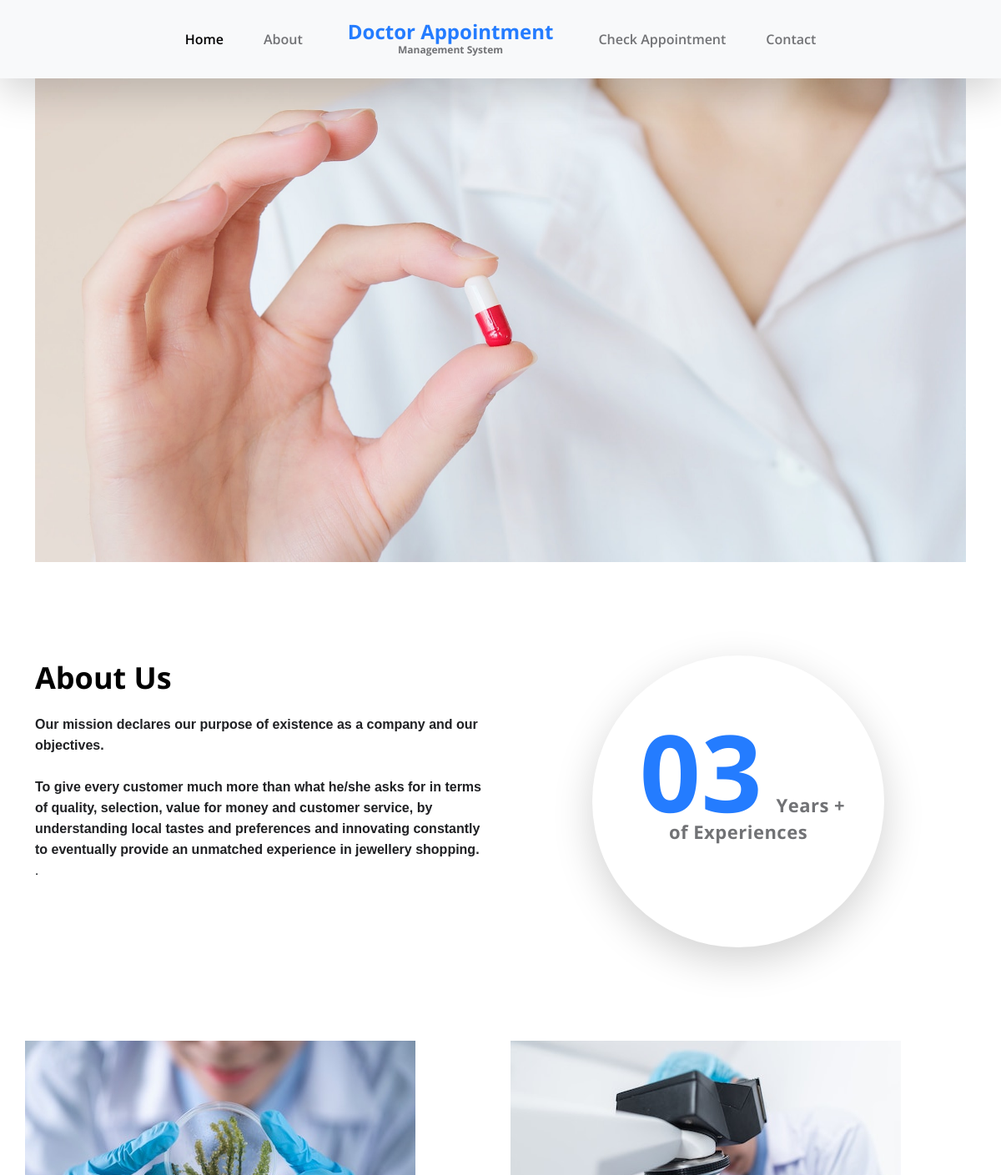
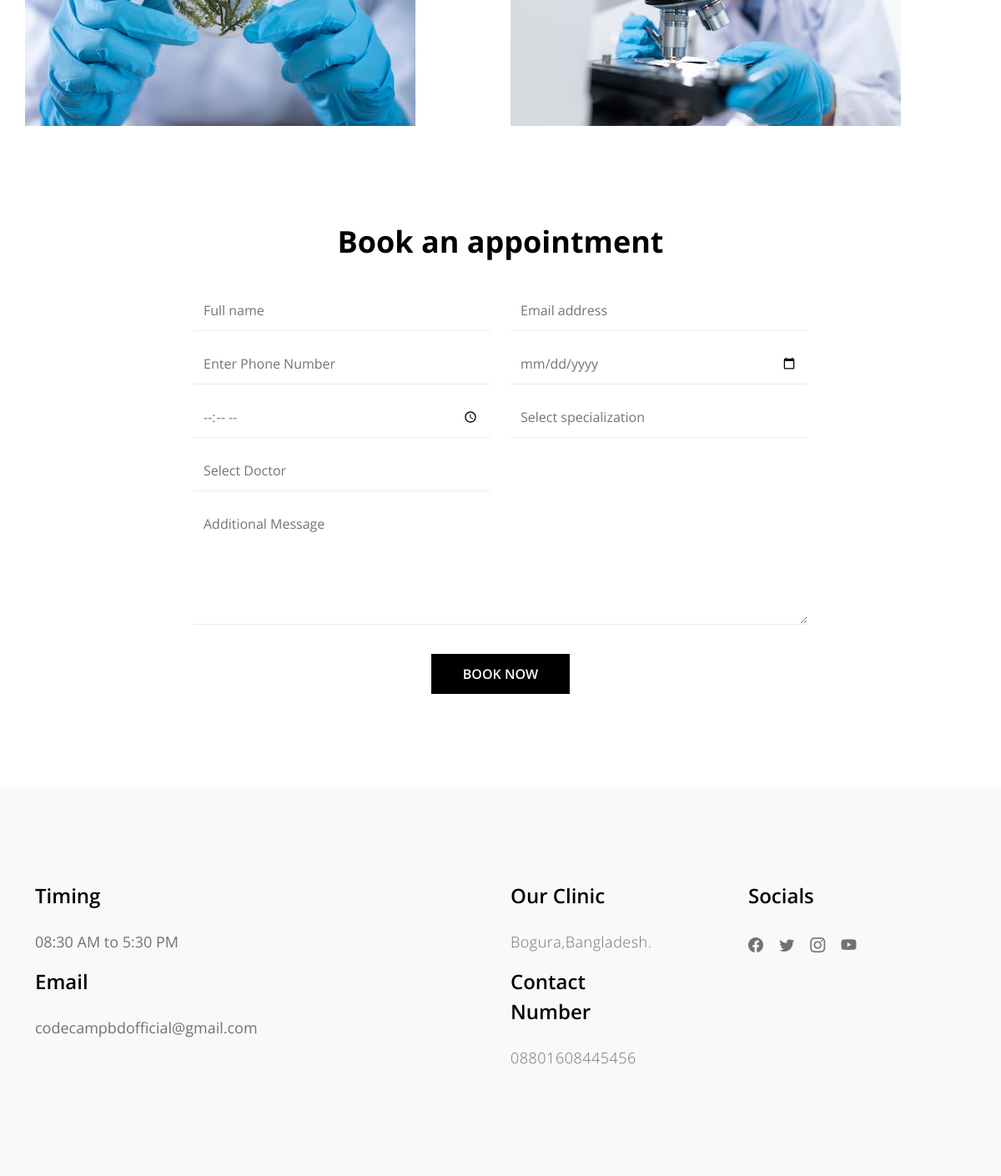
The page / on the database its author committed (2 pictures, top to bottom).
### tables this page shows
CREATE TABLE `tblpage` (
  `ID` int NOT NULL,
  `PageType` varchar(200) DEFAULT NULL,
  `PageTitle` mediumtext,
  `PageDescription` mediumtext,
  `Email` varchar(200) DEFAULT NULL,
  `MobileNumber` bigint DEFAULT NULL,
  `UpdationDate` date DEFAULT NULL,
  `Timing` varchar(200) NOT NULL
);

### index.php (the view, shortened to what this page needs)
<?php
include('doctor/includes/dbconnection.php');
?>
<!doctype html>
<html lang="en">
    <head>
        <link href="css/bootstrap.min.css" rel="stylesheet">
        <link href="css/bootstrap-icons.css" rel="stylesheet">
        <link href="css/owl.carousel.min.css" rel="stylesheet">
        <link href="css/owl.theme.default.min.css" rel="stylesheet">
        <link href="css/templatemo-medic-care.css" rel="stylesheet">
    </head>
    <body id="top">
        <main>
            <?php include_once('includes/header.php');?>
            <section class="hero" id="hero">
                <div class="container">
                    <div class="row">
                        <div class="col-12">
                            <div id="myCarousel" class="carousel slide carousel-fade" data-bs-ride="carousel">
                                <div class="carousel-inner">
                                    <div class="carousel-item">
                                        <img src="images/slider/02.jpg" class="img-fluid" alt="">
                                    </div>
                                </div>
                            </div>
                        </div>
                    </div>
                </div>
            </section>
            <section class="section-padding" id="about">
                <div class="container">
                    <div class="row">
                        <div class="col-lg-6 col-md-6 col-12">
                            <?php
                                $sql="SELECT * from tblpage where PageType='aboutus'";
                                $query = $dbh -> prepare($sql);
                                $query->execute();
                                $results=$query->fetchAll(PDO::FETCH_OBJ);
                                $cnt=1;
                                if($query->rowCount() > 0)
                                {
                                foreach($results as $row)
                                {               ?>
                            <h2 class="mb-lg-3 mb-3"><?php  echo htmlentities($row->PageTitle);?></h2>
                            <p><?php  echo ($row->PageDescription);?>.</p>
                           <?php $cnt=$cnt+1;}} ?>
                        </div>
                        <div class="col-lg-4 col-md-5 col-12 mx-auto">
                            <div class="featured-circle bg-white shadow-lg d-flex justify-content-center align-items-center">
                                <p class="featured-text"><span class="featured-number">03</span> Years +<br> of Experiences</p>
                            </div>
                        </div>
                    </div>
                </div>
            </section>
            <section class="gallery">
                <div class="container">
                    <div class="row">
                        <div class="col-lg-6 col-6 ps-0">
                            <img src="images/gallery/01.jpg" class="img-fluid galleryImage" alt="get a vaccine" title="get a vaccine for yourself">
                        </div>
                        <div class="col-lg-6 col-6 pe-0">
                            <img src="images/gallery/02.jpg" class="img-fluid galleryImage" alt="wear a mask" title="wear a mask to protect yourself">
                        </div>
                    </div>
                </div>
            </section>
            <section class="section-padding" id="booking">
                <div class="container">
                    <div class="row">
                        <div class="col-lg-8 col-12 mx-auto">
                            <div class="booking-form">
                                <h2 class="text-center mb-lg-3 mb-2">Book an appointment</h2>
                                <form role="form" method="post">
                                    <div class="row">
                                        <div class="col-lg-6 col-12">
                                            <input type="text" name="name" id="name" class="form-control" placeholder="Full name" required='true'>
                                        </div>
                                        <div class="col-lg-6 col-12">
                                            <input type="email" name="email" id="email" pattern="[^ @]*@[^ @]*" class="form-control" placeholder="Email address" required='true'>
                                        </div>
                                        <div class="col-lg-6 col-12">
                                            <input type="telephone" name="phone" id="phone" class="form-control" placeholder="Enter Phone Number" maxlength="10">
                                        </div>
                                        <div class="col-lg-6 col-12">
                                            <input type="date" name="date" id="date" value="" class="form-control">
                                        </div>
                                            <div class="col-lg-6 col-12">
                                            <input type="time" name="time" id="time" value="" class="form-control">
                                        </div>
    <div class="col-lg-6 col-12">
<select onChange="getdoctors(this.value);"  name="specialization" id="specialization" class="form-control" required>
<option value="">Select specialization</option>
</select>
</div>
    <div class="col-lg-6 col-12">
<select name="doctorlist" id="doctorlist" class="form-control">
<option value="">Select Doctor</option>
</select>
</div>
                                        <div class="col-12">
                                            <textarea class="form-control" rows="5" id="message" name="message" placeholder="Additional Message"></textarea>
                                        </div>
                                        <div class="col-lg-3 col-md-4 col-6 mx-auto">
                                            <button type="submit" class="form-control" name="submit" id="submit-button">Book Now</button>
                                        </div>
                                    </div>
                                </form>
                            </div>
                        </div>
                    </div>
                </div>
            </section>
        </main>
        <?php include_once('includes/footer.php');?>
    </body>
</html>

### includes/header.php (shortened to what this page needs)
<nav class="navbar navbar-expand-lg bg-light fixed-top shadow-lg">
                <div class="container">
                    <div class="collapse navbar-collapse" id="navbarNav">
                        <ul class="navbar-nav mx-auto">
                            <li class="nav-item active">
                                <a class="nav-link" href="index.php">Home</a>
                            </li>
                            <li class="nav-item">
                                <a class="nav-link" href="index.php#about">About</a>
                            </li>
                            <a class="navbar-brand d-none d-lg-block" href="index.php">
                                Doctor Appointment
                                <strong class="d-block">Management System</strong>
                            </a>
                            <li class="nav-item">
                                <a class="nav-link" href="check-appointment.php">Check Appointment</a>
                            </li>
                            <li class="nav-item">
                                <a class="nav-link" href="#contact">Contact</a>
                            </li>
                        </ul>
                    </div>
                </div>
            </nav>

### includes/footer.php (shortened to what this page needs)
<footer class="site-footer section-padding" id="contact">
            <div class="container">
                <div class="row">
                    <div class="col-lg-5 me-auto col-12">
                        <?php
                            $sql="SELECT * from tblpage where PageType='contactus'";
                            $query = $dbh -> prepare($sql);
                            $query->execute();
                            $results=$query->fetchAll(PDO::FETCH_OBJ);
                            $cnt=1;
                            if($query->rowCount() > 0)
                            {
                            foreach($results as $row)
                            {
                        ?>
                        <h5 class="mb-lg-4 mb-3">Timing</h5>
                        <ul class="list-group list-group-flush">
                            <li class="list-group-item d-flex">
                                <?php  echo ($row->Timing);?>
                            </li></ul>
                            <h5 class="mb-lg-4 mb-3">Email</h5>
                            <ul class="list-group list-group-flush">
                            <li class="list-group-item d-flex">
                                <?php  echo ($row->Email);?></li>
                        </ul>
                    </div>
                    <div class="col-lg-2 col-md-6 col-12 my-4 my-lg-0">
                        <h5 class="mb-lg-4 mb-3">Our Clinic</h5>
                        <p><?php  echo ($row->PageDescription);?></p>
                        <h5 class="mb-lg-4 mb-3">Contact Number</h5>
                        <p><?php  echo 0 . ($row->MobileNumber);?></p>
                    </div>
                    <?php $cnt=$cnt+1;}} ?>
                    <div class="col-lg-3 col-md-6 col-12 ms-auto">
                        <h5 class="mb-lg-4 mb-2">Socials</h5>
                        <ul class="social-icon">
                            <li><a href="https://www.facebook.com/CodeCampBdofficial/" class="social-icon-link bi-facebook"></a></li>
                            <li><a href="https://twitter.com/dev_mhrony" class="social-icon-link bi-twitter"></a></li>
                            <li><a href="https://www.instagram.com/codecampbd/" class="social-icon-link bi-instagram"></a></li>
                            <li><a href="https://www.youtube.com/@codecampbdofficial" class="social-icon-link bi-youtube"></a></li>
                        </ul>
                    </div>
                </div>
        </footer>

### css/templatemo-medic-care.css (style rules this page uses)
:root { --white-color: #FFFFFF; --primary-color: #247cff; --section-bg-color: #F9F9F9; --dark-color: #000000; --title-color: #565758; --p-color: #717275; --border-color: #eaeaea; --body-font-family: 'Open Sans', sans-serif; --h1-font-size: 48px; --h2-font-size: 36px; --h3-font-size: 32px; --h4-font-size: 28px; --h5-font-size: 24px; --h6-font-size: 22px; --p-font-size: 18px; --menu-font-size: 16px; --font-weight-light: 300; --font-weight-normal: 400; --font-weight-semibold: 600; --font-weight-bold: 700; }
body { background: var(--white-color); font-family: var(--body-font-family); position: relative; padding-top: 94px; }
h2, h3, h4, h5, h6 { color: var(--dark-color); line-height: inherit; }
h1, h2, h3, h4, h5, h6 { font-weight: var(--font-weight-semibold); }
h1, h2 { font-weight: var(--font-weight-bold); }
h2 { font-size: var(--h2-font-size); }
h5 { font-size: var(--h5-font-size); }
p { color: var(--p-color); font-size: var(--p-font-size); font-weight: var(--font-weight-light); letter-spacing: 0.5px; }
a, button { touch-action: manipulation; transition: all 0.3s; }
a { color: var(--p-color); text-decoration: none; }
.section-padding { padding-top: 7rem; padding-bottom: 7rem; }
b, strong { font-weight: var(--font-weight-bold); }
.list-group-item { background-color: transparent; color: var(--p-color); font-size: var(--p-font-size); padding: 1rem 0; }
.list-group-item:first-child { padding-top: 0; }
.hero { padding-top: 0rem; }
.hero .container { position: relative; overflow: hidden; height: 580px; }
.featured-circle { border-radius: 100%; width: 350px; height: 350px; margin: 0 auto; padding: 0 20px; }
.featured-text { font-size: var(--h6-font-size); line-height: 2rem; font-weight: var(--font-weight-bold); text-align: center; margin-bottom: 0; }
.featured-number { color: var(--primary-color); font-size: 8rem; margin: 0 10px; }
.navbar { padding-top: 20px; padding-bottom: 20px; }
.navbar-brand { color: var(--primary-color); font-size: var(--h5-font-size); font-weight: var(--font-weight-bold); margin: 0 30px; padding: 0; text-align: center; }
.navbar-brand strong { color: var(--p-color); font-size: 12px; position: relative; bottom: 5px; }
.navbar-expand-lg .navbar-nav .nav-link { padding-right: 1.5rem; padding-left: 1.5rem; }
.navbar-nav .nav-link { color: var(--p-color); font-weight: var(--font-weight-semibold); font-size: var(--menu-font-size); padding-top: 15px; padding-bottom: 15px; }
.navbar-nav .nav-item.active .nav-link, .nav-link:focus, .nav-link:hover { color: var(--dark-color); }
.booking-form .form-control { background: transparent; border-radius: 0; border: 0; border-bottom: 1px solid var(--border-color); color: #6c757d; font-weight: var(--font-weight-normal); padding-top: 12px; padding-bottom: 12px; margin-top: 15px; transition: all 0.3s; }
.booking-form #submit-button { background: var(--dark-color); border-bottom: 0; font-weight: var(--font-weight-semibold); color: var(--white-color); text-transform: uppercase; margin-top: 35px; }
.site-footer { background: var(--section-bg-color); }
.social-icon { margin: 0; padding: 0; }
.social-icon li { list-style: none; display: inline-block; vertical-align: top; transition: all 0.3s; }
.social-icon-link { font-size: var(--p-font-size); display: inline-block; vertical-align: top; margin-top: 4px; margin-bottom: 4px; margin-right: 15px; }

### rows shown on the page
tblpage: PageTitle "About Us", PageDescription "Our mission declares our purpose of existence as a company and our objectives. To give every customer much more than what he/she asks for in terms of quality, selection, value for money and customer service, by understanding local tastes and preferences and innovating constantly to eventually provide an unmatched experience in jewellery shopping."
tblpage: Timing "08:30 AM to 5:30 PM", Email "codecampbdofficial@gmail.com", PageDescription "Bogura,Bangladesh.", MobileNumber "8801608445456"
